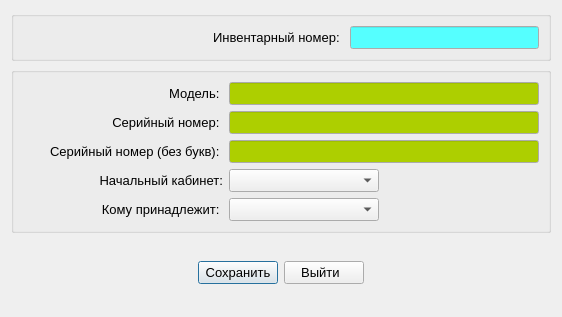
<?xml version="1.0" encoding="UTF-8"?>
<ui version="4.0">
 <class>cartr_add_Dialog</class>
 <widget class="QDialog" name="cartr_add_Dialog">
  <property name="geometry">
   <rect>
    <x>0</x>
    <y>0</y>
    <width>562</width>
    <height>317</height>
   </rect>
  </property>
  <layout class="QGridLayout" name="gridLayout">
   <item row="0" column="0">
    <widget class="QGroupBox" name="groupBox_2">
     <layout class="QHBoxLayout" name="horizontalLayout">
      <item>
       <spacer name="horizontalSpacer">
        <property name="orientation">
         <enum>Qt::Horizontal</enum>
        </property>
        <property name="sizeHint" stdset="0">
         <size>
          <width>40</width>
          <height>20</height>
         </size>
        </property>
       </spacer>
      </item>
      <item>
       <widget class="QLabel" name="label_4">
        <property name="font">
         <font>
          <pointsize>10</pointsize>
         </font>
        </property>
        <property name="text">
         <string>Инвентарный номер: </string>
        </property>
       </widget>
      </item>
      <item>
       <widget class="QLineEdit" name="invNomer_LE">
        <property name="palette">
         <palette>
          <active>
           <colorrole role="Base">
            <brush brushstyle="SolidPattern">
             <color alpha="255">
              <red>85</red>
              <green>255</green>
              <blue>255</blue>
             </color>
            </brush>
           </colorrole>
          </active>
          <inactive>
           <colorrole role="Base">
            <brush brushstyle="SolidPattern">
             <color alpha="255">
              <red>85</red>
              <green>255</green>
              <blue>255</blue>
             </color>
            </brush>
           </colorrole>
          </inactive>
          <disabled>
           <colorrole role="Base">
            <brush brushstyle="SolidPattern">
             <color alpha="255">
              <red>236</red>
              <green>233</green>
              <blue>216</blue>
             </color>
            </brush>
           </colorrole>
          </disabled>
         </palette>
        </property>
        <property name="font">
         <font>
          <pointsize>10</pointsize>
         </font>
        </property>
        <property name="alignment">
         <set>Qt::AlignCenter</set>
        </property>
        <property name="readOnly">
         <bool>true</bool>
        </property>
       </widget>
      </item>
     </layout>
    </widget>
   </item>
   <item row="1" column="0">
    <widget class="QGroupBox" name="groupBox">
     <property name="autoFillBackground">
      <bool>false</bool>
     </property>
     <property name="flat">
      <bool>false</bool>
     </property>
     <layout class="QVBoxLayout" name="verticalLayout">
      <item>
       <layout class="QHBoxLayout" name="horizontalLayout_4">
        <item>
         <widget class="QLabel" name="label_3">
          <property name="minimumSize">
           <size>
            <width>200</width>
            <height>0</height>
           </size>
          </property>
          <property name="font">
           <font>
            <pointsize>10</pointsize>
           </font>
          </property>
          <property name="text">
           <string>Модель: </string>
          </property>
          <property name="alignment">
           <set>Qt::AlignRight|Qt::AlignTrailing|Qt::AlignVCenter</set>
          </property>
         </widget>
        </item>
        <item>
         <widget class="QLineEdit" name="model_LE">
          <property name="minimumSize">
           <size>
            <width>220</width>
            <height>0</height>
           </size>
          </property>
          <property name="palette">
           <palette>
            <active>
             <colorrole role="Base">
              <brush brushstyle="SolidPattern">
               <color alpha="255">
                <red>173</red>
                <green>207</green>
                <blue>0</blue>
               </color>
              </brush>
             </colorrole>
            </active>
            <inactive>
             <colorrole role="Base">
              <brush brushstyle="SolidPattern">
               <color alpha="255">
                <red>173</red>
                <green>207</green>
                <blue>0</blue>
               </color>
              </brush>
             </colorrole>
            </inactive>
            <disabled>
             <colorrole role="Base">
              <brush brushstyle="SolidPattern">
               <color alpha="255">
                <red>236</red>
                <green>233</green>
                <blue>216</blue>
               </color>
              </brush>
             </colorrole>
            </disabled>
           </palette>
          </property>
          <property name="font">
           <font>
            <pointsize>10</pointsize>
           </font>
          </property>
          <property name="maxLength">
           <number>255</number>
          </property>
         </widget>
        </item>
       </layout>
      </item>
      <item>
       <layout class="QHBoxLayout" name="horizontalLayout_5">
        <item>
         <widget class="QLabel" name="label">
          <property name="minimumSize">
           <size>
            <width>200</width>
            <height>0</height>
           </size>
          </property>
          <property name="font">
           <font>
            <pointsize>10</pointsize>
           </font>
          </property>
          <property name="text">
           <string>Серийный номер: </string>
          </property>
          <property name="alignment">
           <set>Qt::AlignRight|Qt::AlignTrailing|Qt::AlignVCenter</set>
          </property>
         </widget>
        </item>
        <item>
         <widget class="QLineEdit" name="serialNo1_LE">
          <property name="minimumSize">
           <size>
            <width>220</width>
            <height>0</height>
           </size>
          </property>
          <property name="palette">
           <palette>
            <active>
             <colorrole role="Base">
              <brush brushstyle="SolidPattern">
               <color alpha="255">
                <red>173</red>
                <green>207</green>
                <blue>0</blue>
               </color>
              </brush>
             </colorrole>
            </active>
            <inactive>
             <colorrole role="Base">
              <brush brushstyle="SolidPattern">
               <color alpha="255">
                <red>173</red>
                <green>207</green>
                <blue>0</blue>
               </color>
              </brush>
             </colorrole>
            </inactive>
            <disabled>
             <colorrole role="Base">
              <brush brushstyle="SolidPattern">
               <color alpha="255">
                <red>236</red>
                <green>233</green>
                <blue>216</blue>
               </color>
              </brush>
             </colorrole>
            </disabled>
           </palette>
          </property>
          <property name="font">
           <font>
            <pointsize>10</pointsize>
           </font>
          </property>
          <property name="maxLength">
           <number>255</number>
          </property>
         </widget>
        </item>
       </layout>
      </item>
      <item>
       <layout class="QHBoxLayout" name="horizontalLayout_6">
        <item>
         <widget class="QLabel" name="label_2">
          <property name="minimumSize">
           <size>
            <width>200</width>
            <height>0</height>
           </size>
          </property>
          <property name="font">
           <font>
            <pointsize>10</pointsize>
           </font>
          </property>
          <property name="text">
           <string>Серийный номер (без букв): </string>
          </property>
          <property name="alignment">
           <set>Qt::AlignRight|Qt::AlignTrailing|Qt::AlignVCenter</set>
          </property>
         </widget>
        </item>
        <item>
         <widget class="QLineEdit" name="serialNo2_LE">
          <property name="minimumSize">
           <size>
            <width>220</width>
            <height>0</height>
           </size>
          </property>
          <property name="palette">
           <palette>
            <active>
             <colorrole role="Base">
              <brush brushstyle="SolidPattern">
               <color alpha="255">
                <red>173</red>
                <green>207</green>
                <blue>0</blue>
               </color>
              </brush>
             </colorrole>
            </active>
            <inactive>
             <colorrole role="Base">
              <brush brushstyle="SolidPattern">
               <color alpha="255">
                <red>173</red>
                <green>207</green>
                <blue>0</blue>
               </color>
              </brush>
             </colorrole>
            </inactive>
            <disabled>
             <colorrole role="Base">
              <brush brushstyle="SolidPattern">
               <color alpha="255">
                <red>236</red>
                <green>233</green>
                <blue>216</blue>
               </color>
              </brush>
             </colorrole>
            </disabled>
           </palette>
          </property>
          <property name="font">
           <font>
            <pointsize>10</pointsize>
           </font>
          </property>
          <property name="maxLength">
           <number>255</number>
          </property>
         </widget>
        </item>
       </layout>
      </item>
      <item>
       <layout class="QHBoxLayout" name="horizontalLayout_2">
        <item>
         <widget class="QLabel" name="label_5">
          <property name="minimumSize">
           <size>
            <width>200</width>
            <height>0</height>
           </size>
          </property>
          <property name="font">
           <font>
            <pointsize>10</pointsize>
           </font>
          </property>
          <property name="text">
           <string>Начальный кабинет:</string>
          </property>
          <property name="alignment">
           <set>Qt::AlignRight|Qt::AlignTrailing|Qt::AlignVCenter</set>
          </property>
         </widget>
        </item>
        <item>
         <widget class="QComboBox" name="home_kabinet_CB">
          <property name="minimumSize">
           <size>
            <width>150</width>
            <height>0</height>
           </size>
          </property>
          <property name="palette">
           <palette>
            <active>
             <colorrole role="Base">
              <brush brushstyle="SolidPattern">
               <color alpha="255">
                <red>173</red>
                <green>207</green>
                <blue>0</blue>
               </color>
              </brush>
             </colorrole>
            </active>
            <inactive>
             <colorrole role="Base">
              <brush brushstyle="SolidPattern">
               <color alpha="255">
                <red>173</red>
                <green>207</green>
                <blue>0</blue>
               </color>
              </brush>
             </colorrole>
            </inactive>
            <disabled>
             <colorrole role="Base">
              <brush brushstyle="SolidPattern">
               <color alpha="255">
                <red>236</red>
                <green>233</green>
                <blue>216</blue>
               </color>
              </brush>
             </colorrole>
            </disabled>
           </palette>
          </property>
          <property name="font">
           <font>
            <pointsize>10</pointsize>
           </font>
          </property>
         </widget>
        </item>
        <item>
         <spacer name="horizontalSpacer_2">
          <property name="orientation">
           <enum>Qt::Horizontal</enum>
          </property>
          <property name="sizeHint" stdset="0">
           <size>
            <width>159</width>
            <height>20</height>
           </size>
          </property>
         </spacer>
        </item>
       </layout>
      </item>
      <item>
       <layout class="QHBoxLayout" name="horizontalLayout_3">
        <item>
         <widget class="QLabel" name="label_6">
          <property name="minimumSize">
           <size>
            <width>200</width>
            <height>0</height>
           </size>
          </property>
          <property name="font">
           <font>
            <pointsize>10</pointsize>
           </font>
          </property>
          <property name="text">
           <string>Кому принадлежит: </string>
          </property>
          <property name="alignment">
           <set>Qt::AlignRight|Qt::AlignTrailing|Qt::AlignVCenter</set>
          </property>
         </widget>
        </item>
        <item>
         <widget class="QComboBox" name="person_CB">
          <property name="minimumSize">
           <size>
            <width>150</width>
            <height>0</height>
           </size>
          </property>
          <property name="palette">
           <palette>
            <active>
             <colorrole role="Base">
              <brush brushstyle="SolidPattern">
               <color alpha="255">
                <red>173</red>
                <green>207</green>
                <blue>0</blue>
               </color>
              </brush>
             </colorrole>
            </active>
            <inactive>
             <colorrole role="Base">
              <brush brushstyle="SolidPattern">
               <color alpha="255">
                <red>173</red>
                <green>207</green>
                <blue>0</blue>
               </color>
              </brush>
             </colorrole>
            </inactive>
            <disabled>
             <colorrole role="Base">
              <brush brushstyle="SolidPattern">
               <color alpha="255">
                <red>236</red>
                <green>233</green>
                <blue>216</blue>
               </color>
              </brush>
             </colorrole>
            </disabled>
           </palette>
          </property>
          <property name="font">
           <font>
            <pointsize>10</pointsize>
           </font>
          </property>
         </widget>
        </item>
        <item>
         <spacer name="horizontalSpacer_3">
          <property name="orientation">
           <enum>Qt::Horizontal</enum>
          </property>
          <property name="sizeHint" stdset="0">
           <size>
            <width>159</width>
            <height>20</height>
           </size>
          </property>
         </spacer>
        </item>
       </layout>
      </item>
     </layout>
    </widget>
   </item>
   <item row="2" column="0">
    <spacer name="verticalSpacer">
     <property name="orientation">
      <enum>Qt::Vertical</enum>
     </property>
     <property name="sizeHint" stdset="0">
      <size>
       <width>20</width>
       <height>40</height>
      </size>
     </property>
    </spacer>
   </item>
   <item row="3" column="0">
    <layout class="QHBoxLayout">
     <item>
      <spacer>
       <property name="orientation">
        <enum>Qt::Horizontal</enum>
       </property>
       <property name="sizeHint" stdset="0">
        <size>
         <width>40</width>
         <height>20</height>
        </size>
       </property>
      </spacer>
     </item>
     <item>
      <widget class="QPushButton" name="pbSave">
       <property name="font">
        <font>
         <pointsize>10</pointsize>
        </font>
       </property>
       <property name="text">
        <string>Сохранить</string>
       </property>
       <property name="icon">
        <iconset resource="resources.qrc">
         <normaloff>:/buttonOk</normaloff>:/buttonOk</iconset>
       </property>
      </widget>
     </item>
     <item>
      <widget class="QPushButton" name="pbCancel">
       <property name="font">
        <font>
         <pointsize>10</pointsize>
        </font>
       </property>
       <property name="text">
        <string> Выйти   </string>
       </property>
       <property name="icon">
        <iconset resource="resources.qrc">
         <normaloff>:/buttonCancel</normaloff>:/buttonCancel</iconset>
       </property>
      </widget>
     </item>
     <item>
      <spacer>
       <property name="orientation">
        <enum>Qt::Horizontal</enum>
       </property>
       <property name="sizeHint" stdset="0">
        <size>
         <width>40</width>
         <height>20</height>
        </size>
       </property>
      </spacer>
     </item>
    </layout>
   </item>
   <item row="4" column="0">
    <spacer name="verticalSpacer_2">
     <property name="orientation">
      <enum>Qt::Vertical</enum>
     </property>
     <property name="sizeHint" stdset="0">
      <size>
       <width>20</width>
       <height>40</height>
      </size>
     </property>
    </spacer>
   </item>
  </layout>
 </widget>
 <resources>
  <include location="resources.qrc"/>
 </resources>
 <connections>
  <connection>
   <sender>pbCancel</sender>
   <signal>clicked()</signal>
   <receiver>cartr_add_Dialog</receiver>
   <slot>reject()</slot>
   <hints>
    <hint type="sourcelabel">
     <x>305</x>
     <y>274</y>
    </hint>
    <hint type="destinationlabel">
     <x>339</x>
     <y>200</y>
    </hint>
   </hints>
  </connection>
 </connections>
</ui>
